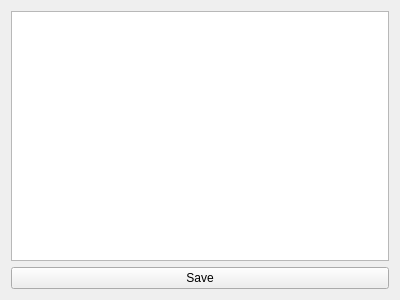
<?xml version="1.0" encoding="UTF-8"?>
<ui version="4.0">
 <class>TextEditor</class>
 <widget class="QWidget" name="TextEditor">
  <property name="geometry">
   <rect>
    <x>0</x>
    <y>0</y>
    <width>400</width>
    <height>300</height>
   </rect>
  </property>
  <property name="windowTitle">
   <string>TextEditor</string>
  </property>
  <layout class="QVBoxLayout" name="verticalLayout">
   <item>
    <widget class="QTextEdit" name="textEdit"/>
   </item>
   <item>
    <widget class="QPushButton" name="pushButton">
     <property name="text">
      <string>Save</string>
     </property>
    </widget>
   </item>
  </layout>
 </widget>
 <layoutdefault spacing="6" margin="11"/>
 <resources/>
 <connections/>
</ui>
